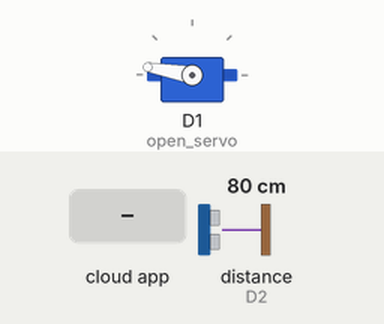
A sketch run on a simulated ESP8266 (NodeMCU). Shown: servo. Wiring (inferred from the names in the program): ultrasonic range finder: trigger D3; echo D2. Inputs (shaded band) come from the test bench; at power-on: distance to the obstacle (sensor on D2) 80 cm. The echo pulse lasts 58.3 µs per cm; WiFi joins after 1.5 s; servers stay silent unless stated; no MQTT or app messages arrive unless stated; what the sketch prints to the serial monitor is not drawn.

Above: at 3.2 s.
3.3 s: the phone or cloud app sets sgarage-p to OPEN
At 4.5 s:
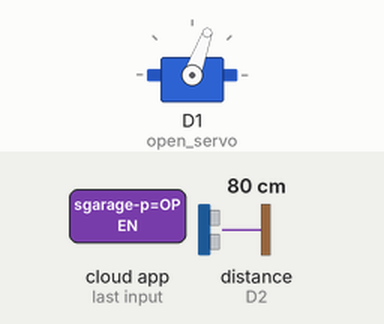
4.8 s: the phone or cloud app sets sgarage-p to CLOSE
At 5.6 s:
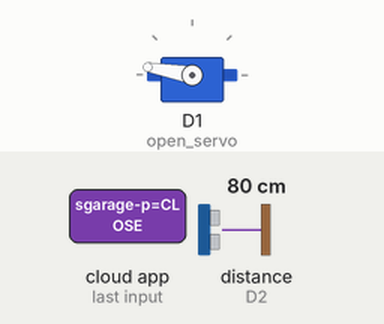
Timing chart, 0 to 7.8 s (numbered marks = the images above; inputs shaded):
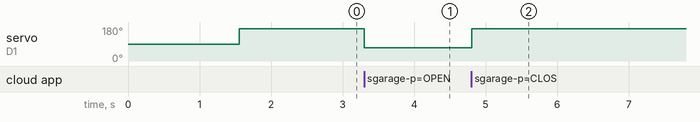

Measured:
- after the input at 3.3 s, servo on D1 (open_servo): 170° → 70° at once
- after the input at 4.8 s, servo on D1 (open_servo): 70° → 170° at once

The sketch:

firmware.ino
```cpp
// sGarage - A Smart Garage for the future of humanity.
// February 1st, 2020. Made for QHacks 5, at Queen's University at Kingston
// George Trieu, Sinan Sinan

#include <Adafruit_MQTT.h>
#include <Adafruit_MQTT_Client.h>
#include <Servo.h>
#include <ESP8266WiFi.h>

Servo open_servo; //Range is from 170 (Closed) to 70 (Open)

const int trigPin = D3;
const int echoPin = D2;

//MQTT Details
#define MQTT_SERVER "5.196.95.208"
#define MQTT_PORT 1883
#define MQTT_USERNAME ""
#define MQTT_PASSWORD ""

char ssid[10] = "";
char password[20] = "";

WiFiClient client;
Adafruit_MQTT_Client mqtt(&client, MQTT_SERVER, MQTT_PORT, MQTT_USERNAME, MQTT_PASSWORD);
Adafruit_MQTT_Publish sgarage = Adafruit_MQTT_Publish(&mqtt, MQTT_USERNAME "sgarage");
Adafruit_MQTT_Subscribe sgarage_p = Adafruit_MQTT_Subscribe(&mqtt, MQTT_USERNAME "sgarage-p");

int pos = 0;
bool mqttConnected = false;
bool doorOpen = false;

long takeMeasurement() {
  long duration;
  int distance;
  // Clears the trigPin
  digitalWrite(trigPin, LOW);
  delayMicroseconds(2);
  // Sets the trigPin on HIGH state for 10 micro seconds
  digitalWrite(trigPin, HIGH);
  delayMicroseconds(10);
  digitalWrite(trigPin, LOW);
  // Reads the echoPin, returns the sound wave travel time in microseconds
  duration = pulseIn(echoPin, HIGH);
  // Calculating the distance
  distance = duration * 0.034 /2;
  return distance;
}

void setup() {
  open_servo.attach(D1);
  pinMode(trigPin, OUTPUT); // Sets the trigPin as an Output
  pinMode(echoPin, INPUT); // Sets the echoPin as an Input
  Serial.begin(9600); // Starts the serial communication

  WiFi.begin(ssid, password);
  Serial.println("");
  // Wait for connection
  while (WiFi.status() != WL_CONNECTED) {
    delay(500);
    Serial.print(".");
  }

  //MQTT Init
  mqtt.subscribe(&sgarage_p);
  mqttConnected = MQTT_connect();

  open_servo.write(170);
  delay(500);
}

void loop() {
  MQTT_connect();
  Adafruit_MQTT_Subscribe *subscription;
  while ((subscription = mqtt.readSubscription())) {
    if (subscription == &sgarage_p) {
      String lastread;
      lastread = ((char *)sgarage_p.lastread);
      if (lastread == "OPEN") {
        open_servo.write(70);
        Serial.println("OPENING");
      }
      else if (lastread == "CLOSE") {
        open_servo.write(170);
        Serial.println("CLOSING");
      }
    }
  }
  if (takeMeasurement() > 20) {
    //Open
    doorOpen = true;
  } else {
    doorOpen = false;
  }
  if (mqttConnected) {
    sgarage.publish(doorOpen);
  }
}

String readSerial() {
  String input;
  while (Serial.available()) {
    char c = (char)Serial.read();
    if (c != 0x0A && c != 0x0D) {
      //Block Newline / Carriage Return Characters
      input += c;
    }
  }
  return input;
}
```

mqtt.ino
```cpp
bool MQTT_connect() {
 int8_t ret;

  // Stop if already connected.
  if (mqtt.connected()) {
    return true;
  }

  Serial.print("Connecting to MQTT... ");

  uint8_t retries = 3;
  while ((ret = mqtt.connect()) != 0) { // connect will return 0 for connected
       Serial.println(mqtt.connectErrorString(ret));
       Serial.println("Retrying MQTT connection in 0.5 seconds...");
       mqtt.disconnect();
       delay(500);  // wait 5 seconds
       retries--;
       if (retries == 0) {
         Serial.println("MQTT Failed!");
         return false;
       }
  }
  Serial.println("MQTT Connected!");
  return true;
}
```
